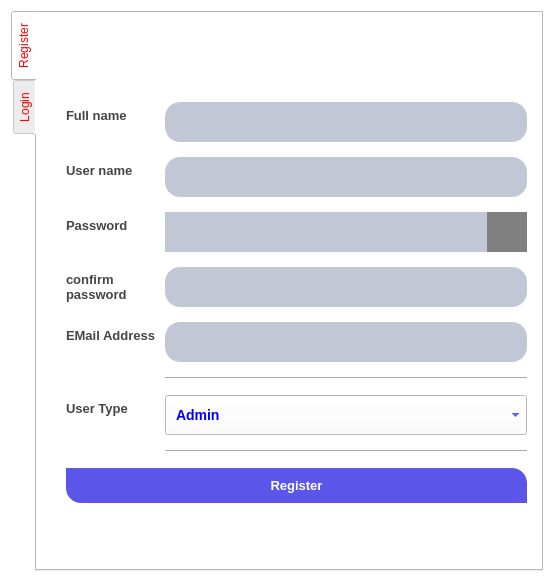
<?xml version="1.0" encoding="UTF-8"?>
<ui version="4.0">
 <class>Form</class>
 <widget class="QWidget" name="Form">
  <property name="geometry">
   <rect>
    <x>0</x>
    <y>0</y>
    <width>554</width>
    <height>582</height>
   </rect>
  </property>
  <property name="windowTitle">
   <string>Form</string>
  </property>
  <property name="styleSheet">
   <string notr="true">/*Copyright (c) DevSec Studio. All rights reserved.

MIT License

Permission is hereby granted, free of charge, to any person obtaining a copy
of this software and associated documentation files (the &quot;Software&quot;), to deal
in the Software without restriction, including without limitation the rights
to use, copy, modify, merge, publish, distribute, sublicense, and/or sell
copies of the Software, and to permit persons to whom the Software is
furnished to do so, subject to the following conditions:

The above copyright notice and this permission notice shall be included in all
copies or substantial portions of the Software.

THE SOFTWARE IS PROVIDED *AS IS*, WITHOUT WARRANTY OF ANY KIND, EXPRESS OR
IMPLIED, INCLUDING BUT NOT LIMITED TO THE WARRANTIES OF MERCHANTABILITY,
FITNESS FOR A PARTICULAR PURPOSE AND NONINFRINGEMENT. IN NO EVENT SHALL THE
AUTHORS OR COPYRIGHT HOLDERS BE LIABLE FOR ANY CLAIM, DAMAGES OR OTHER
LIABILITY, WHETHER IN AN ACTION OF CONTRACT, TORT OR OTHERWISE, ARISING FROM,
OUT OF OR IN CONNECTION WITH THE SOFTWARE OR THE USE OR OTHER DEALINGS IN THE SOFTWARE.
*/

/*-----QWidget-----*/
QWidget
{
	background-color: #fff;
	color: red;

}


/*-----QLabel-----*/
QLabel
{
	background-color: transparent;
	color: #454544;
	font-weight: bold;
	font-size: 13px;

}


/*-----QPushButton-----*/
QPushButton
{
	background-color: #5c55e9;
	color: #fff;
	font-size: 13px;
	font-weight: bold;
	border-top-right-radius: 15px;
	border-top-left-radius: 0px;
	border-bottom-right-radius: 0px;
	border-bottom-left-radius: 15px;
	padding: 10px;

}


QPushButton::disabled
{
	background-color: #5c5c5c;

}


QPushButton::hover
{
	background-color: #5564f2;

}


QPushButton::pressed
{
	background-color: #3d4ef2;

}


/*-----QCheckBox-----*/
QCheckBox
{
	background-color: transparent;
	color: #5c55e9;
	font-size: 10px;
	font-weight: bold;
	border: none;
	border-radius: 5px;

}


/*-----QCheckBox-----*/
QCheckBox::indicator
{
    background-color: #323232;
    border: 1px solid darkgray;
    width: 12px;
    height: 12px;

}


QCheckBox::indicator:checked
{
    image:url(&quot;./ressources/check.png&quot;);
	background-color: #5c55e9;
    border: 1px solid #5c55e9;

}


QCheckBox::indicator:unchecked:hover
{
    border: 1px solid #5c55e9;

}


QCheckBox::disabled
{
	color: #656565;

}


QCheckBox::indicator:disabled
{
	background-color: #656565;
	color: #656565;
    border: 1px solid #656565;

}


/*-----QLineEdit-----*/
QLineEdit
{
	background-color: #c2c7d5;
	color: #2a547f;
	border: none;
	padding: 5px;

}


/*-----QListView-----*/
QListView
{
	background-color: #5c55e9;
	color: #fff;
	font-size: 14px;
	font-weight: bold;
	show-decoration-selected: 0;
	border-radius: 4px;
	padding-left: -15px;
	padding-right: -15px;
	padding-top: 5px;

} 


QListView:disabled 
{
	background-color: #5c5c5c;

}


QListView::item
{
	background-color: #454e5e;
	border: none;
	padding: 10px;
	border-radius: 0px;
	padding-left : 10px;
	height: 32px;

}


QListView::item:selected
{
	color: #000;
	background-color: #fff;

}


QListView::item:!selected
{
	color:white;
	background-color: transparent;
	border: none;
	padding-left : 10px;

}


QListView::item:!selected:hover
{
	color: #fff;
	background-color: #5564f2;
	border: none;
	padding-left : 10px;

}


/*-----QTreeView-----*/
QTreeView 
{
	background-color: #fff;
	show-decoration-selected: 0;
	color: #454544;

}


QTreeView:disabled
{
	background-color: #242526;
	show-decoration-selected: 0;

}


QTreeView::item 
{
	border-top-color: transparent;
	border-bottom-color: transparent;

}


QTreeView::item:hover 
{
	background-color: #bcbdbb;
	color: #000;

}


QTreeView::item:selected 
{
	background-color: #5c55e9;
	color: #fff;

}


QTreeView::item:selected:active
{
	background-color: #5c55e9;
	color: #fff;

}


QTreeView::item:selected:disabled
{
	background-color: #525251;
	color: #656565;

}


QTreeView::branch:has-children:!has-siblings:closed,
QTreeView::branch:closed:has-children:has-siblings 
{
	image: url(://tree-closed.png);

}

QTreeView::branch:open:has-children:!has-siblings,
QTreeView::branch:open:has-children:has-siblings  
{
	image: url(://tree-open.png);

}


/*-----QTableView &amp; QTableWidget-----*/
QTableView
{
    background-color: #fff;
	border: 1px solid gray;
    color: #454544;
    gridline-color: gray;
    outline : 0;

}


QTableView::disabled
{
    background-color: #242526;
    border: 1px solid #32414B;
    color: #656565;
    gridline-color: #656565;
    outline : 0;

}


QTableView::item:hover 
{
    background-color: #bcbdbb;
    color: #000;

}


QTableView::item:selected 
{
	background-color: #5c55e9;
    color: #fff;

}


QTableView::item:selected:disabled
{
    background-color: #1a1b1c;
    border: 2px solid #525251;
    color: #656565;

}


QTableCornerButton::section
{
	background-color: #ced5e3;
	border: none;
    color: #fff;

}


QHeaderView::section
{
	color: #2a547f;
	border: 0px;
	background-color: #ced5e3;
	padding: 5px;

}


QHeaderView::section:disabled
{
    background-color: #525251;
    color: #656565;

}


QHeaderView::section:checked
{
    color: #fff;
    background-color: #5c55e9;

}


QHeaderView::section:checked:disabled
{
    color: #656565;
    background-color: #525251;

}


QHeaderView::section::vertical::first,
QHeaderView::section::vertical::only-one
{
    border-top: 1px solid #353635;

}


QHeaderView::section::vertical
{
    border-top: 1px solid #353635;

}


QHeaderView::section::horizontal::first,
QHeaderView::section::horizontal::only-one
{
    border-left: 1px solid #353635;

}


QHeaderView::section::horizontal
{
    border-left: 1px solid #353635;

}


/*-----QScrollBar-----*/
QScrollBar:horizontal 
{
    background-color: transparent;
    height: 8px;
    margin: 0px;
    padding: 0px;

}


QScrollBar::handle:horizontal 
{
    border: none;
	min-width: 100px;
    background-color: #7e92b7;

}


QScrollBar::add-line:horizontal, 
QScrollBar::sub-line:horizontal,
QScrollBar::add-page:horizontal, 
QScrollBar::sub-page:horizontal 
{
    width: 0px;
    background-color: #d8dce6;

}


QScrollBar:vertical 
{
    background-color: transparent;
    width: 8px;
    margin: 0;

}


QScrollBar::handle:vertical 
{
    border: none;
	min-height: 100px;
    background-color: #7e92b7;

}`


QScrollBar::add-line:vertical, 
QScrollBar::sub-line:vertical,
QScrollBar::add-page:vertical, 
QScrollBar::sub-page:vertical 
{
    height: 0px;
    background-color: #d8dce6;

}
</string>
  </property>
  <layout class="QVBoxLayout" name="verticalLayout">
   <item>
    <widget class="QTabWidget" name="tabWidget">
     <property name="cursor">
      <cursorShape>PointingHandCursor</cursorShape>
     </property>
     <property name="tabPosition">
      <enum>QTabWidget::West</enum>
     </property>
     <property name="tabShape">
      <enum>QTabWidget::Rounded</enum>
     </property>
     <property name="currentIndex">
      <number>0</number>
     </property>
     <widget class="QWidget" name="tab_2">
      <attribute name="title">
       <string>Register</string>
      </attribute>
      <widget class="QWidget" name="formLayoutWidget">
       <property name="geometry">
        <rect>
         <x>19</x>
         <y>9</y>
         <width>481</width>
         <height>541</height>
        </rect>
       </property>
       <layout class="QFormLayout" name="formLayout">
        <property name="horizontalSpacing">
         <number>10</number>
        </property>
        <property name="verticalSpacing">
         <number>15</number>
        </property>
        <property name="leftMargin">
         <number>10</number>
        </property>
        <property name="topMargin">
         <number>10</number>
        </property>
        <property name="rightMargin">
         <number>10</number>
        </property>
        <property name="bottomMargin">
         <number>10</number>
        </property>
        <item row="0" column="1">
         <spacer name="verticalSpacer">
          <property name="orientation">
           <enum>Qt::Vertical</enum>
          </property>
          <property name="sizeHint" stdset="0">
           <size>
            <width>20</width>
            <height>40</height>
           </size>
          </property>
         </spacer>
        </item>
        <item row="1" column="0">
         <widget class="QLabel" name="label">
          <property name="text">
           <string>Full name</string>
          </property>
         </widget>
        </item>
        <item row="2" column="1">
         <widget class="QLineEdit" name="txtusername">
          <property name="minimumSize">
           <size>
            <width>0</width>
            <height>40</height>
           </size>
          </property>
          <property name="styleSheet">
           <string notr="true">border-radius:15px;</string>
          </property>
         </widget>
        </item>
        <item row="3" column="0">
         <widget class="QLabel" name="label_5">
          <property name="text">
           <string>Password</string>
          </property>
         </widget>
        </item>
        <item row="3" column="1">
         <layout class="QHBoxLayout" name="horizontalLayout">
          <property name="spacing">
           <number>0</number>
          </property>
          <item>
           <widget class="QLineEdit" name="txtpassword">
            <property name="minimumSize">
             <size>
              <width>0</width>
              <height>40</height>
             </size>
            </property>
            <property name="echoMode">
             <enum>QLineEdit::Normal</enum>
            </property>
           </widget>
          </item>
          <item>
           <widget class="QPushButton" name="showpassword">
            <property name="minimumSize">
             <size>
              <width>40</width>
              <height>40</height>
             </size>
            </property>
            <property name="maximumSize">
             <size>
              <width>40</width>
              <height>16777215</height>
             </size>
            </property>
            <property name="styleSheet">
             <string notr="true">border-radius:none;
background:gray;</string>
            </property>
            <property name="text">
             <string/>
            </property>
            <property name="icon">
             <iconset>
              <normaloff>../../../Documents/web with uncle mark/light_on.png</normaloff>../../../Documents/web with uncle mark/light_on.png</iconset>
            </property>
           </widget>
          </item>
         </layout>
        </item>
        <item row="4" column="0">
         <widget class="QLabel" name="label_7">
          <property name="text">
           <string>&lt;html&gt;&lt;head/&gt;&lt;body&gt;&lt;p&gt;confirm &lt;br&gt; password&lt;/p&gt;&lt;/body&gt;&lt;/html&gt;</string>
          </property>
         </widget>
        </item>
        <item row="4" column="1">
         <widget class="QLineEdit" name="txtconfirmpasswod">
          <property name="minimumSize">
           <size>
            <width>0</width>
            <height>40</height>
           </size>
          </property>
          <property name="styleSheet">
           <string notr="true">border-radius:15px;</string>
          </property>
         </widget>
        </item>
        <item row="5" column="0">
         <widget class="QLabel" name="label_8">
          <property name="text">
           <string>EMail Address</string>
          </property>
         </widget>
        </item>
        <item row="5" column="1">
         <widget class="QLineEdit" name="txtemail">
          <property name="minimumSize">
           <size>
            <width>0</width>
            <height>40</height>
           </size>
          </property>
          <property name="styleSheet">
           <string notr="true">border-radius:15px;</string>
          </property>
         </widget>
        </item>
        <item row="6" column="1">
         <widget class="Line" name="line_3">
          <property name="orientation">
           <enum>Qt::Horizontal</enum>
          </property>
         </widget>
        </item>
        <item row="7" column="0">
         <widget class="QLabel" name="label_6">
          <property name="text">
           <string>User Type</string>
          </property>
         </widget>
        </item>
        <item row="7" column="1">
         <widget class="QComboBox" name="cmbusertype">
          <property name="minimumSize">
           <size>
            <width>0</width>
            <height>40</height>
           </size>
          </property>
          <property name="styleSheet">
           <string notr="true">padding:10px;
font-size:14px;
color:blue;
font-weight:bold;</string>
          </property>
          <item>
           <property name="text">
            <string>Admin</string>
           </property>
          </item>
          <item>
           <property name="text">
            <string>User</string>
           </property>
          </item>
         </widget>
        </item>
        <item row="8" column="1">
         <widget class="Line" name="line">
          <property name="orientation">
           <enum>Qt::Horizontal</enum>
          </property>
         </widget>
        </item>
        <item row="9" column="0" colspan="2">
         <widget class="QPushButton" name="regbtn">
          <property name="text">
           <string>Register</string>
          </property>
         </widget>
        </item>
        <item row="10" column="0" colspan="2">
         <widget class="QLabel" name="msgbox">
          <property name="minimumSize">
           <size>
            <width>0</width>
            <height>35</height>
           </size>
          </property>
          <property name="text">
           <string/>
          </property>
         </widget>
        </item>
        <item row="1" column="1">
         <widget class="QLineEdit" name="txtfullname">
          <property name="minimumSize">
           <size>
            <width>0</width>
            <height>40</height>
           </size>
          </property>
          <property name="styleSheet">
           <string notr="true">border-radius:15px;</string>
          </property>
         </widget>
        </item>
        <item row="2" column="0">
         <widget class="QLabel" name="label_2">
          <property name="text">
           <string>User name</string>
          </property>
         </widget>
        </item>
       </layout>
      </widget>
     </widget>
     <widget class="QWidget" name="tab">
      <attribute name="title">
       <string>Login</string>
      </attribute>
      <widget class="QWidget" name="formLayoutWidget_2">
       <property name="geometry">
        <rect>
         <x>10</x>
         <y>30</y>
         <width>491</width>
         <height>511</height>
        </rect>
       </property>
       <layout class="QFormLayout" name="formLayout_3">
        <property name="horizontalSpacing">
         <number>20</number>
        </property>
        <property name="verticalSpacing">
         <number>20</number>
        </property>
        <property name="leftMargin">
         <number>20</number>
        </property>
        <property name="topMargin">
         <number>20</number>
        </property>
        <property name="rightMargin">
         <number>20</number>
        </property>
        <property name="bottomMargin">
         <number>20</number>
        </property>
        <item row="0" column="1">
         <spacer name="verticalSpacer_2">
          <property name="orientation">
           <enum>Qt::Vertical</enum>
          </property>
          <property name="sizeType">
           <enum>QSizePolicy::Minimum</enum>
          </property>
          <property name="sizeHint" stdset="0">
           <size>
            <width>20</width>
            <height>100</height>
           </size>
          </property>
         </spacer>
        </item>
        <item row="1" column="0">
         <widget class="QLabel" name="label_9">
          <property name="text">
           <string>Username</string>
          </property>
         </widget>
        </item>
        <item row="1" column="1">
         <widget class="QLineEdit" name="loginusername">
          <property name="minimumSize">
           <size>
            <width>0</width>
            <height>35</height>
           </size>
          </property>
          <property name="styleSheet">
           <string notr="true">border-radius:15px</string>
          </property>
         </widget>
        </item>
        <item row="2" column="0">
         <widget class="QLabel" name="label_10">
          <property name="text">
           <string>Password</string>
          </property>
         </widget>
        </item>
        <item row="2" column="1">
         <widget class="QLineEdit" name="loginpassword">
          <property name="minimumSize">
           <size>
            <width>0</width>
            <height>35</height>
           </size>
          </property>
          <property name="styleSheet">
           <string notr="true">Border-radius:15px;</string>
          </property>
         </widget>
        </item>
        <item row="3" column="1">
         <widget class="Line" name="line_2">
          <property name="orientation">
           <enum>Qt::Horizontal</enum>
          </property>
         </widget>
        </item>
        <item row="5" column="0" colspan="2">
         <widget class="QPushButton" name="loginbtn">
          <property name="text">
           <string>PushButton</string>
          </property>
         </widget>
        </item>
        <item row="4" column="0" colspan="2">
         <widget class="QLineEdit" name="msg1">
          <property name="minimumSize">
           <size>
            <width>0</width>
            <height>35</height>
           </size>
          </property>
          <property name="styleSheet">
           <string notr="true">Border-radius:15px;</string>
          </property>
         </widget>
        </item>
       </layout>
      </widget>
     </widget>
    </widget>
   </item>
  </layout>
 </widget>
 <resources/>
 <connections/>
</ui>
